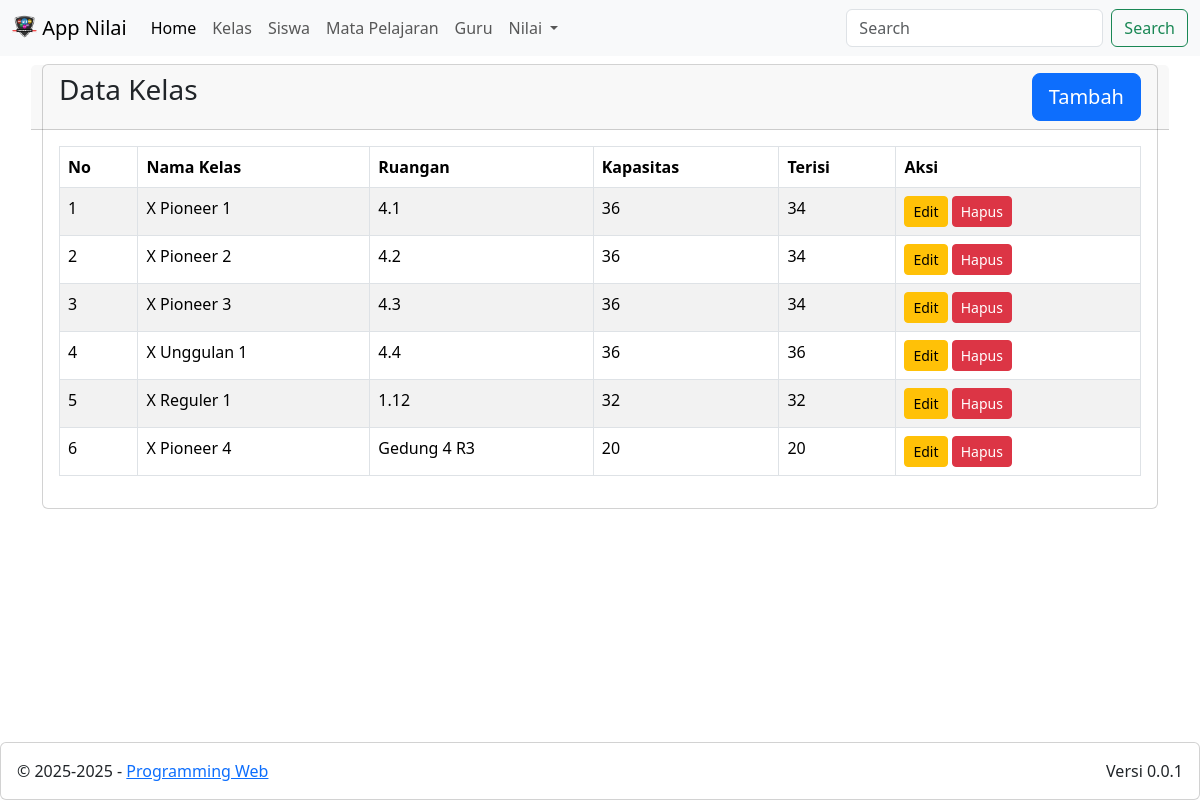
Page /?m=kelas on the committed database.
### tables this page shows
CREATE TABLE `grades` (
  `id` int(11) NOT NULL,
  `grade` varchar(75) NOT NULL,
  `room` varchar(50) NOT NULL,
  `capacity` int(11) NOT NULL,
  `fill` int(11) NOT NULL
);

### kelas/view.php (the view)
<div class="row">
    <div class="col-12">
        <div class="card">
            <div class="card-header row">
                <div class="card-title h3 col-8">Data Kelas</div>
                <div class="col-4">
                    <a href="?m=kelas&s=add" class="btn btn-lg btn-primary float-end">Tambah</a>
                </div>
            </div>
            <div class="card-body">
                <table class="table table-bordered table-striped table-hover">
                    <thead>
                        <tr>
                            <th>No</th>
                            <th>Nama Kelas</th>
                            <th>Ruangan</th>
                            <th>Kapasitas</th>
                            <th>Terisi</th>
                            <th>Aksi</th>
                        </tr>
                    </thead>
                    <tbody>
                        <?php
                        include_once('config.php');
                        $sql = "SELECT * FROM grades";
                        $result = mysqli_query($conn, $sql);
                        if (mysqli_num_rows($result) > 0 ) {
                            $no = 1;
                            while ($r = mysqli_fetch_assoc($result)) {
                                echo '<tr>
                                    <td>'.$no.'</td>
                                    <td>'.$r['grade'].'</td>
                                    <td>'.$r['room'].'</td>
                                    <td>'.$r['capacity'].'</td>
                                    <td>'.$r['fill'].'</td>
                                    <td>
                                        <a href="?m=kelas&s=edit&id='.$r['id'].'" class="btn btn-warning btn-sm">Edit</a>
                                        <a href="?m=kelas&s=delete&id='.$r['id'].'" class="btn btn-danger btn-sm" onclick="return confirm(\'Yakin kelas akan dihapus?, Hapus 1 kelas akan menghapus semua data siswa di kelas tersebut\')">Hapus</a>
                                    </td>
                                </tr>';
                                $no++;
                            }
                        } else {
                            echo "<tr>
                                <td colspan='5' align='center'>Data Kosong</td>
                                </tr>";
                        }
                        ?>
                    </tbody>
                </table>
            </div>
        </div>
    </div>
</div>

### index.php (shortened to what this page needs)
<!DOCTYPE html>
<html lang="en">
<head>
    <link href="https://cdn.jsdelivr.net/npm/bootstrap@5.3.5/dist/css/bootstrap.min.css" rel="stylesheet">
</head>
<body>
    <nav class="navbar navbar-expand-lg bg-body-tertiary">
        <div class="container-fluid">
            <a class="navbar-brand" href="#">
                <img src="images/webpro.png" alt="Logo" height="25" class="d-inline-block align-text-top">
                App Nilai
            </a>
            <div class="collapse navbar-collapse" id="navbarScroll">
                <ul class="navbar-nav me-auto my-2 my-lg-0 navbar-nav-scroll" style="--bs-scroll-height: 100px;">
                    <li class="nav-item">
                        <a class="nav-link active" aria-current="page" href=".">Home</a>
                    </li>
                    <li class="nav-item">
                        <a class="nav-link" href="?m=kelas">Kelas</a>
                    </li>
                    <li class="nav-item">
                        <a class="nav-link" href="?m=siswa">Siswa</a>
                    </li>
                    <li class="nav-item">
                        <a class="nav-link" href="?m=mapel">Mata Pelajaran</a>
                    </li>
                    <li class="nav-item">
                        <a class="nav-link" href="?m=guru">Guru</a>
                    </li>
                    <li class="nav-item dropdown">
                        <a class="nav-link dropdown-toggle" href="#" role="button" data-bs-toggle="dropdown" aria-expanded="false">
                            Nilai
                        </a>
                    </li>
                </ul>
                <form class="d-flex" role="search">
                    <input class="form-control me-2" type="search" placeholder="Search" aria-label="Search">
                    <button class="btn btn-outline-success" type="submit">Search</button>
                </form>
            </div>
        </div>
    </nav>
    <div class="container mt-2 mb-4">
        <?php
        $module = isset($_GET['m']) ? $_GET['m'] : 'home';
        switch ($module) {
            case 'kelas':
                include 'kelas/index.php';
                break;
        }
        ?>
    </div>
    <div class="fixed-bottom">
        <div class="card">
            <div class="card-body">
                &copy; 2025-<?= date("Y")?> - <a href="https://muhidin.web.id" target="blank">Programming Web</a>
                <div class="float-end">Versi 0.0.1</div>
            </div>
        </div>
    </div>
</body>
</html>

### kelas/index.php (shortened to what this page needs)
<?php
$submodule = (isset($_GET['s'])) ? $_GET['s'] : 'view';
switch ($submodule){
    case 'view': default:
        include('kelas/view.php');
        break;
}

### rows in the picture
grades: grade "X Pioneer 1", room "4.1", capacity "36", fill "34"
grades: grade "X Pioneer 2", room "4.2", capacity "36", fill "34"
grades: grade "X Pioneer 3", room "4.3", capacity "36", fill "34"
grades: grade "X Unggulan 1", room "4.4", capacity "36", fill "36"
grades: grade "X Reguler 1", room "1.12", capacity "32", fill "32"
grades: grade "X Pioneer 4", room "Gedung 4 R3", capacity "20", fill "20"
